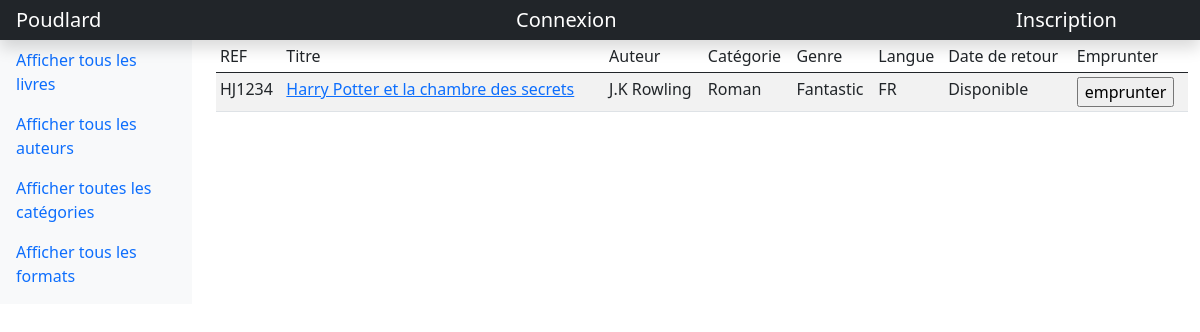
Screenshot of /browse/authors/2/ with the database file from the repository.
### browse/models.py (models this page shows, shortened)
class Books(models.Model):
    book_id = models.AutoField(primary_key=True)
    title = models.CharField(max_length=200)
    is_borrowed = models.BooleanField(default=False)
    return_date = models.DateField(blank=True, null=True)
    ref = models.CharField(max_length=6, blank=True, null=True)
    image = models.CharField(blank=True, null=True, max_length=500)
    desc = models.TextField(max_length=10000, blank=True, null=True)
    author = models.ForeignKey(Author, on_delete=models.CASCADE)
    format = models.ForeignKey(Format, on_delete=models.CASCADE)
    language = models.ForeignKey(Language, on_delete=models.CASCADE)
    category = models.ForeignKey(Category, on_delete=models.CASCADE)
    borrowuser = models.ManyToManyField(User, blank=True, null=True)

class Author(models.Model):
    author_id = models.AutoField(primary_key=True)
    name = models.CharField(blank=True, null=True, max_length=20)
    firstname = models.CharField(max_length=20)
    def __str__(self):
        if self.name:
            chaine = str(self.firstname) + " " + str(self.name)
            return chaine
        return self.firstname

class Format(models.Model):
    format_id = models.AutoField(primary_key=True)
    name = models.CharField(max_length=10)
    def __str__(self):
        return self.name

class Category(models.Model):
    category_id = models.AutoField(primary_key=True)
    name = models.CharField(max_length=20)
    def __str__(self):
        return self.name

class Language(models.Model):
    language_id = models.AutoField(primary_key=True)
    name = models.CharField(max_length=3)
    def __str__(self):
        return self.name

### browse/views.py (the view)
# urls.py: path('authors/<int:author_id>/', views.author, name="author"),
def author(request, author_id):
    q = Books.objects.filter(author=author_id)
    template = loader.get_template('browse/author.html')
    context = {'books_by_author': q}
    return HttpResponse(template.render(context, request))

### browse/templates/browse/author.html
{% extends "browse/index.html" %}
{% block content %}
<div class="table-responsive">
    <table class="table table-striped table-sm">
        <thead>
        <td>REF</td>
        <td>Titre</td>
        <td>Auteur</td>
        <td>Catégorie</td>
        <td>Genre</td>
        <td>Langue</td>
        <td>Date de retour</td>
        <td>Emprunter</td>
        </thead>
        {% for book in books_by_author %}
        <tr>
            <td>{{book.ref}}</td>
            <td><a href="/browse/book/{{ book.book_id }}/">{{book.title}}</a></td>
                <td>{{book.author}}</td>
            <td>{{book.format}}</td>
            <td>{{book.category}}</td>
            <td>{{book.language}}</td>
            {% if book.is_borrowed == False %}
                <td>Disponible</td>
            {% else %}
                <td>{{ book.return_date }}</td>
            {% endif %}
            <td>
                {% if book.is_borrowed == False %}
                <form id="borrow" action="{% url 'browse:borrow' book.book_id %}">
                    <input type="submit" value="emprunter">
                </form>
                {% endif %}
            </td>
        </tr>
        {% endfor %}
    </table>
</div>
{% endblock %}

### rows the page displays
Books: ref "HJ1234", title "Harry Potter et la chambre des secrets", author "J.K Rowling", format "Roman", category "Fantastic", language "FR", is_borrowed "Disponible"
